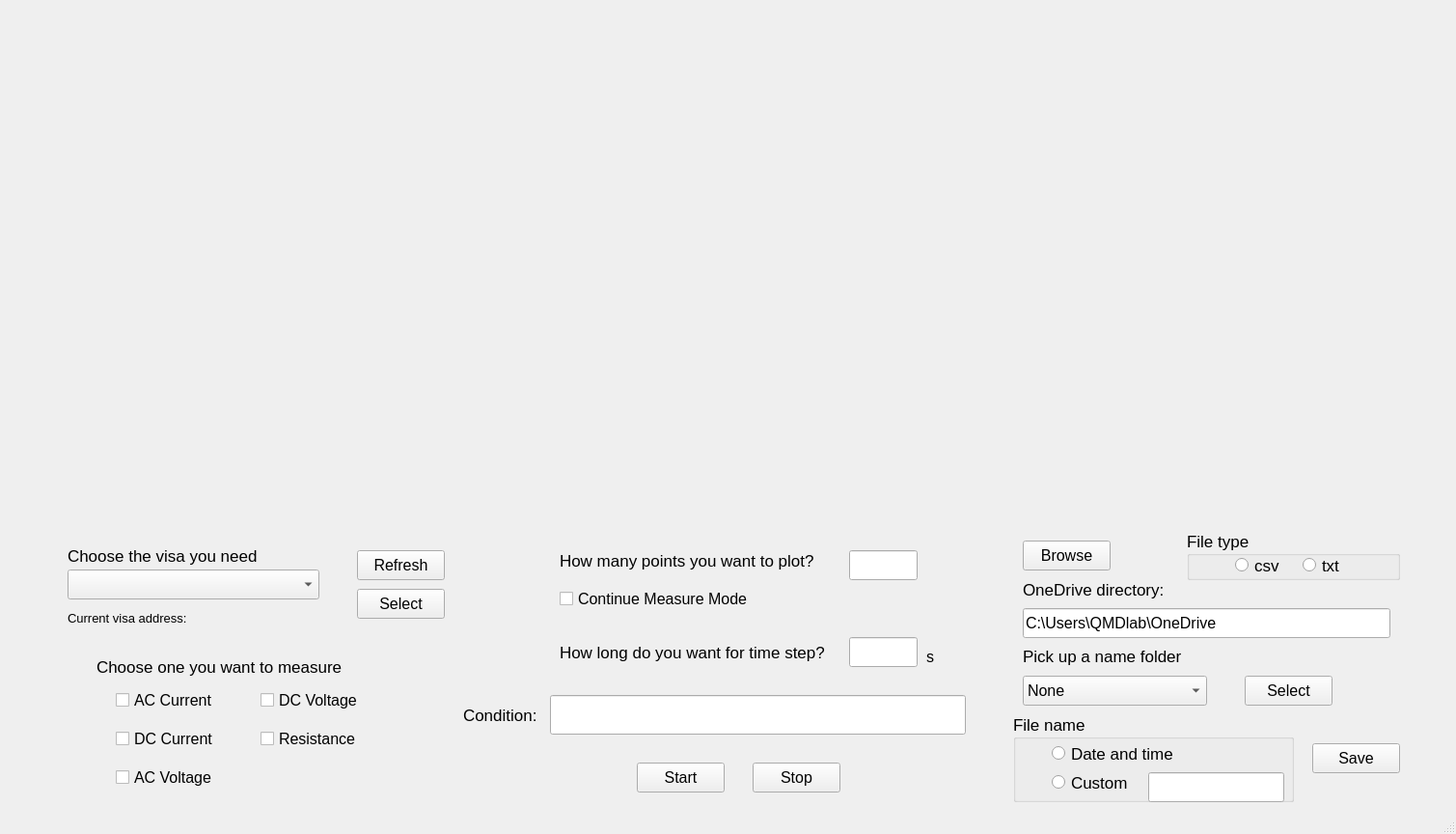
<?xml version="1.0" encoding="UTF-8"?>
<ui version="4.0">
 <class>MainWindow</class>
 <widget class="QMainWindow" name="MainWindow">
  <property name="enabled">
   <bool>true</bool>
  </property>
  <property name="geometry">
   <rect>
    <x>0</x>
    <y>0</y>
    <width>1509</width>
    <height>864</height>
   </rect>
  </property>
  <property name="maximumSize">
   <size>
    <width>16777215</width>
    <height>864</height>
   </size>
  </property>
  <property name="font">
   <font>
    <strikeout>false</strikeout>
    <kerning>true</kerning>
   </font>
  </property>
  <property name="mouseTracking">
   <bool>false</bool>
  </property>
  <property name="windowTitle">
   <string>MainWindow</string>
  </property>
  <property name="iconSize">
   <size>
    <width>24</width>
    <height>24</height>
   </size>
  </property>
  <widget class="QWidget" name="centralwidget">
   <widget class="CurveWidget" name="curvewidgetPlot_AC_Current">
    <property name="geometry">
     <rect>
      <x>230</x>
      <y>30</y>
      <width>451</width>
      <height>241</height>
     </rect>
    </property>
    <property name="font">
     <font>
      <pointsize>12</pointsize>
     </font>
    </property>
    <property name="orientation">
     <enum>Qt::Horizontal</enum>
    </property>
   </widget>
   <widget class="QLabel" name="label_Meas_Type">
    <property name="geometry">
     <rect>
      <x>100</x>
      <y>680</y>
      <width>301</width>
      <height>21</height>
     </rect>
    </property>
    <property name="font">
     <font>
      <pointsize>13</pointsize>
     </font>
    </property>
    <property name="text">
     <string>Choose one you want to measure</string>
    </property>
   </widget>
   <widget class="QLabel" name="label_Meas_Points">
    <property name="geometry">
     <rect>
      <x>580</x>
      <y>570</y>
      <width>271</width>
      <height>21</height>
     </rect>
    </property>
    <property name="font">
     <font>
      <pointsize>13</pointsize>
     </font>
    </property>
    <property name="text">
     <string>How many points you want to plot?</string>
    </property>
   </widget>
   <widget class="QLabel" name="label_Meas_Delay">
    <property name="geometry">
     <rect>
      <x>580</x>
      <y>660</y>
      <width>281</width>
      <height>31</height>
     </rect>
    </property>
    <property name="font">
     <font>
      <pointsize>13</pointsize>
     </font>
    </property>
    <property name="text">
     <string>How long do you want for time step?</string>
    </property>
   </widget>
   <widget class="QLineEdit" name="lineEdit_Steps">
    <property name="geometry">
     <rect>
      <x>880</x>
      <y>660</y>
      <width>71</width>
      <height>31</height>
     </rect>
    </property>
    <property name="font">
     <font>
      <pointsize>12</pointsize>
     </font>
    </property>
   </widget>
   <widget class="QLabel" name="label_second">
    <property name="geometry">
     <rect>
      <x>960</x>
      <y>670</y>
      <width>41</width>
      <height>20</height>
     </rect>
    </property>
    <property name="font">
     <font>
      <pointsize>12</pointsize>
     </font>
    </property>
    <property name="text">
     <string>s</string>
    </property>
   </widget>
   <widget class="QPushButton" name="pushButton_Start">
    <property name="geometry">
     <rect>
      <x>660</x>
      <y>790</y>
      <width>91</width>
      <height>31</height>
     </rect>
    </property>
    <property name="font">
     <font>
      <pointsize>12</pointsize>
     </font>
    </property>
    <property name="text">
     <string>Start</string>
    </property>
   </widget>
   <widget class="QPushButton" name="pushButton_Stop">
    <property name="geometry">
     <rect>
      <x>780</x>
      <y>790</y>
      <width>91</width>
      <height>31</height>
     </rect>
    </property>
    <property name="font">
     <font>
      <pointsize>12</pointsize>
     </font>
    </property>
    <property name="text">
     <string>Stop</string>
    </property>
   </widget>
   <widget class="QLabel" name="label">
    <property name="geometry">
     <rect>
      <x>70</x>
      <y>560</y>
      <width>231</width>
      <height>31</height>
     </rect>
    </property>
    <property name="font">
     <font>
      <pointsize>13</pointsize>
     </font>
    </property>
    <property name="text">
     <string>Choose the visa you need</string>
    </property>
   </widget>
   <widget class="QComboBox" name="comboBox_All_Visas">
    <property name="geometry">
     <rect>
      <x>70</x>
      <y>590</y>
      <width>261</width>
      <height>31</height>
     </rect>
    </property>
    <property name="font">
     <font>
      <pointsize>12</pointsize>
     </font>
    </property>
   </widget>
   <widget class="QPushButton" name="pushButton_Refresh">
    <property name="geometry">
     <rect>
      <x>370</x>
      <y>570</y>
      <width>91</width>
      <height>31</height>
     </rect>
    </property>
    <property name="font">
     <font>
      <pointsize>12</pointsize>
     </font>
    </property>
    <property name="text">
     <string>Refresh</string>
    </property>
   </widget>
   <widget class="QPushButton" name="pushButton_Select_Visa">
    <property name="geometry">
     <rect>
      <x>370</x>
      <y>610</y>
      <width>91</width>
      <height>31</height>
     </rect>
    </property>
    <property name="font">
     <font>
      <pointsize>12</pointsize>
     </font>
    </property>
    <property name="text">
     <string>Select</string>
    </property>
   </widget>
   <widget class="QLineEdit" name="lineEdit_Points">
    <property name="geometry">
     <rect>
      <x>880</x>
      <y>570</y>
      <width>71</width>
      <height>31</height>
     </rect>
    </property>
    <property name="font">
     <font>
      <pointsize>12</pointsize>
     </font>
    </property>
   </widget>
   <widget class="QLabel" name="label_Step_Reminder">
    <property name="geometry">
     <rect>
      <x>620</x>
      <y>680</y>
      <width>261</width>
      <height>31</height>
     </rect>
    </property>
    <property name="font">
     <font>
      <pointsize>10</pointsize>
     </font>
    </property>
    <property name="text">
     <string/>
    </property>
   </widget>
   <widget class="QLabel" name="label_Current_Visa">
    <property name="geometry">
     <rect>
      <x>70</x>
      <y>630</y>
      <width>131</width>
      <height>21</height>
     </rect>
    </property>
    <property name="font">
     <font>
      <pointsize>10</pointsize>
     </font>
    </property>
    <property name="text">
     <string>Current visa address:</string>
    </property>
   </widget>
   <widget class="QLabel" name="label_CurrentVisa">
    <property name="geometry">
     <rect>
      <x>70</x>
      <y>650</y>
      <width>361</width>
      <height>21</height>
     </rect>
    </property>
    <property name="font">
     <font>
      <pointsize>10</pointsize>
     </font>
    </property>
    <property name="text">
     <string/>
    </property>
   </widget>
   <widget class="QCheckBox" name="checkBox_Continue">
    <property name="geometry">
     <rect>
      <x>580</x>
      <y>600</y>
      <width>201</width>
      <height>41</height>
     </rect>
    </property>
    <property name="font">
     <font>
      <pointsize>12</pointsize>
     </font>
    </property>
    <property name="text">
     <string>Continue Measure Mode</string>
    </property>
   </widget>
   <widget class="QLabel" name="label_2">
    <property name="geometry">
     <rect>
      <x>480</x>
      <y>720</y>
      <width>81</width>
      <height>41</height>
     </rect>
    </property>
    <property name="font">
     <font>
      <pointsize>13</pointsize>
     </font>
    </property>
    <property name="text">
     <string>Condition:</string>
    </property>
   </widget>
   <widget class="QPushButton" name="pushButton_Browse">
    <property name="geometry">
     <rect>
      <x>1060</x>
      <y>560</y>
      <width>91</width>
      <height>31</height>
     </rect>
    </property>
    <property name="font">
     <font>
      <pointsize>12</pointsize>
     </font>
    </property>
    <property name="text">
     <string>Browse</string>
    </property>
   </widget>
   <widget class="QComboBox" name="comboBox_Name_Folder">
    <property name="geometry">
     <rect>
      <x>1060</x>
      <y>700</y>
      <width>191</width>
      <height>31</height>
     </rect>
    </property>
    <property name="font">
     <font>
      <pointsize>12</pointsize>
     </font>
    </property>
    <item>
     <property name="text">
      <string>None</string>
     </property>
    </item>
    <item>
     <property name="text">
      <string>Snyder</string>
     </property>
    </item>
    <item>
     <property name="text">
      <string>Wang</string>
     </property>
    </item>
    <item>
     <property name="text">
      <string>Williams</string>
     </property>
    </item>
    <item>
     <property name="text">
      <string>Vannucci</string>
     </property>
    </item>
   </widget>
   <widget class="QLineEdit" name="lineEdit_OneDrive">
    <property name="geometry">
     <rect>
      <x>1060</x>
      <y>630</y>
      <width>381</width>
      <height>31</height>
     </rect>
    </property>
    <property name="font">
     <font>
      <pointsize>12</pointsize>
     </font>
    </property>
    <property name="text">
     <string>C:\Users\QMDlab\OneDrive</string>
    </property>
   </widget>
   <widget class="QLabel" name="label_3">
    <property name="geometry">
     <rect>
      <x>1060</x>
      <y>600</y>
      <width>171</width>
      <height>21</height>
     </rect>
    </property>
    <property name="font">
     <font>
      <pointsize>13</pointsize>
     </font>
    </property>
    <property name="text">
     <string>OneDrive directory:</string>
    </property>
   </widget>
   <widget class="QLabel" name="label_4">
    <property name="geometry">
     <rect>
      <x>1060</x>
      <y>670</y>
      <width>201</width>
      <height>20</height>
     </rect>
    </property>
    <property name="font">
     <font>
      <pointsize>13</pointsize>
     </font>
    </property>
    <property name="text">
     <string>Pick up a name folder</string>
    </property>
   </widget>
   <widget class="QGroupBox" name="groupBox_Filename">
    <property name="geometry">
     <rect>
      <x>1050</x>
      <y>740</y>
      <width>291</width>
      <height>91</height>
     </rect>
    </property>
    <property name="font">
     <font>
      <pointsize>13</pointsize>
     </font>
    </property>
    <property name="title">
     <string>File name</string>
    </property>
    <widget class="QRadioButton" name="radioButton_Timename">
     <property name="geometry">
      <rect>
       <x>40</x>
       <y>30</y>
       <width>151</width>
       <height>21</height>
      </rect>
     </property>
     <property name="font">
      <font>
       <pointsize>13</pointsize>
      </font>
     </property>
     <property name="text">
      <string>Date and time</string>
     </property>
    </widget>
    <widget class="QRadioButton" name="radioButton_Custom_Name">
     <property name="geometry">
      <rect>
       <x>40</x>
       <y>60</y>
       <width>121</width>
       <height>21</height>
      </rect>
     </property>
     <property name="text">
      <string>Custom</string>
     </property>
    </widget>
    <widget class="QLineEdit" name="lineEdit_Custom_Name">
     <property name="geometry">
      <rect>
       <x>140</x>
       <y>60</y>
       <width>141</width>
       <height>31</height>
      </rect>
     </property>
     <property name="font">
      <font>
       <pointsize>12</pointsize>
      </font>
     </property>
    </widget>
   </widget>
   <widget class="QPushButton" name="pushButton_Save">
    <property name="geometry">
     <rect>
      <x>1360</x>
      <y>770</y>
      <width>91</width>
      <height>31</height>
     </rect>
    </property>
    <property name="font">
     <font>
      <pointsize>12</pointsize>
     </font>
    </property>
    <property name="text">
     <string>Save</string>
    </property>
   </widget>
   <widget class="QPushButton" name="pushButton_Select_Directory">
    <property name="geometry">
     <rect>
      <x>1290</x>
      <y>700</y>
      <width>91</width>
      <height>31</height>
     </rect>
    </property>
    <property name="font">
     <font>
      <pointsize>12</pointsize>
     </font>
    </property>
    <property name="text">
     <string>Select</string>
    </property>
   </widget>
   <widget class="QGroupBox" name="groupBox_File_Type">
    <property name="geometry">
     <rect>
      <x>1230</x>
      <y>550</y>
      <width>221</width>
      <height>51</height>
     </rect>
    </property>
    <property name="font">
     <font>
      <pointsize>13</pointsize>
     </font>
    </property>
    <property name="title">
     <string>File type</string>
    </property>
    <widget class="QRadioButton" name="radioButton_csv">
     <property name="geometry">
      <rect>
       <x>50</x>
       <y>20</y>
       <width>61</width>
       <height>31</height>
      </rect>
     </property>
     <property name="text">
      <string>csv</string>
     </property>
    </widget>
    <widget class="QRadioButton" name="radioButton_txt">
     <property name="geometry">
      <rect>
       <x>120</x>
       <y>20</y>
       <width>61</width>
       <height>31</height>
      </rect>
     </property>
     <property name="text">
      <string>txt</string>
     </property>
    </widget>
   </widget>
   <widget class="QLineEdit" name="lineEdit_Error">
    <property name="geometry">
     <rect>
      <x>570</x>
      <y>720</y>
      <width>431</width>
      <height>41</height>
     </rect>
    </property>
    <property name="font">
     <font>
      <pointsize>12</pointsize>
     </font>
    </property>
   </widget>
   <widget class="CurveWidget" name="curvewidgetPlot_AC_Voltage">
    <property name="geometry">
     <rect>
      <x>20</x>
      <y>300</y>
      <width>441</width>
      <height>241</height>
     </rect>
    </property>
    <property name="font">
     <font>
      <pointsize>12</pointsize>
     </font>
    </property>
    <property name="orientation">
     <enum>Qt::Horizontal</enum>
    </property>
   </widget>
   <widget class="CurveWidget" name="curvewidgetPlot_DC_Current">
    <property name="geometry">
     <rect>
      <x>750</x>
      <y>30</y>
      <width>451</width>
      <height>241</height>
     </rect>
    </property>
    <property name="font">
     <font>
      <pointsize>12</pointsize>
     </font>
    </property>
    <property name="orientation">
     <enum>Qt::Horizontal</enum>
    </property>
   </widget>
   <widget class="CurveWidget" name="curvewidgetPlot_DC_Voltage">
    <property name="geometry">
     <rect>
      <x>510</x>
      <y>300</y>
      <width>451</width>
      <height>241</height>
     </rect>
    </property>
    <property name="font">
     <font>
      <pointsize>12</pointsize>
     </font>
    </property>
    <property name="orientation">
     <enum>Qt::Horizontal</enum>
    </property>
   </widget>
   <widget class="CurveWidget" name="curvewidgetPlot_Resistance">
    <property name="geometry">
     <rect>
      <x>1010</x>
      <y>300</y>
      <width>451</width>
      <height>241</height>
     </rect>
    </property>
    <property name="font">
     <font>
      <pointsize>12</pointsize>
     </font>
    </property>
    <property name="orientation">
     <enum>Qt::Horizontal</enum>
    </property>
   </widget>
   <widget class="QCheckBox" name="checkBox">
    <property name="geometry">
     <rect>
      <x>120</x>
      <y>710</y>
      <width>141</width>
      <height>31</height>
     </rect>
    </property>
    <property name="font">
     <font>
      <pointsize>12</pointsize>
     </font>
    </property>
    <property name="text">
     <string>AC Current</string>
    </property>
   </widget>
   <widget class="QCheckBox" name="checkBox_2">
    <property name="geometry">
     <rect>
      <x>120</x>
      <y>750</y>
      <width>141</width>
      <height>31</height>
     </rect>
    </property>
    <property name="font">
     <font>
      <pointsize>12</pointsize>
     </font>
    </property>
    <property name="text">
     <string>DC Current</string>
    </property>
   </widget>
   <widget class="QCheckBox" name="checkBox_3">
    <property name="geometry">
     <rect>
      <x>270</x>
      <y>710</y>
      <width>141</width>
      <height>31</height>
     </rect>
    </property>
    <property name="font">
     <font>
      <pointsize>12</pointsize>
     </font>
    </property>
    <property name="text">
     <string>DC Voltage</string>
    </property>
   </widget>
   <widget class="QCheckBox" name="checkBox_4">
    <property name="geometry">
     <rect>
      <x>120</x>
      <y>790</y>
      <width>141</width>
      <height>31</height>
     </rect>
    </property>
    <property name="font">
     <font>
      <pointsize>12</pointsize>
     </font>
    </property>
    <property name="text">
     <string>AC Voltage</string>
    </property>
   </widget>
   <widget class="QCheckBox" name="checkBox_5">
    <property name="geometry">
     <rect>
      <x>270</x>
      <y>750</y>
      <width>141</width>
      <height>31</height>
     </rect>
    </property>
    <property name="font">
     <font>
      <pointsize>12</pointsize>
     </font>
    </property>
    <property name="text">
     <string>Resistance</string>
    </property>
   </widget>
  </widget>
  <widget class="QStatusBar" name="statusbar"/>
  <action name="actionCopy">
   <property name="text">
    <string>Copy</string>
   </property>
  </action>
  <action name="actionSave">
   <property name="text">
    <string>Save</string>
   </property>
  </action>
  <action name="actionQuit">
   <property name="text">
    <string>Quit</string>
   </property>
  </action>
 </widget>
 <customwidgets>
  <customwidget>
   <class>CurveWidget</class>
   <extends>QSplitter</extends>
   <header>guiqwt.plot</header>
  </customwidget>
 </customwidgets>
 <resources/>
 <connections/>
</ui>
